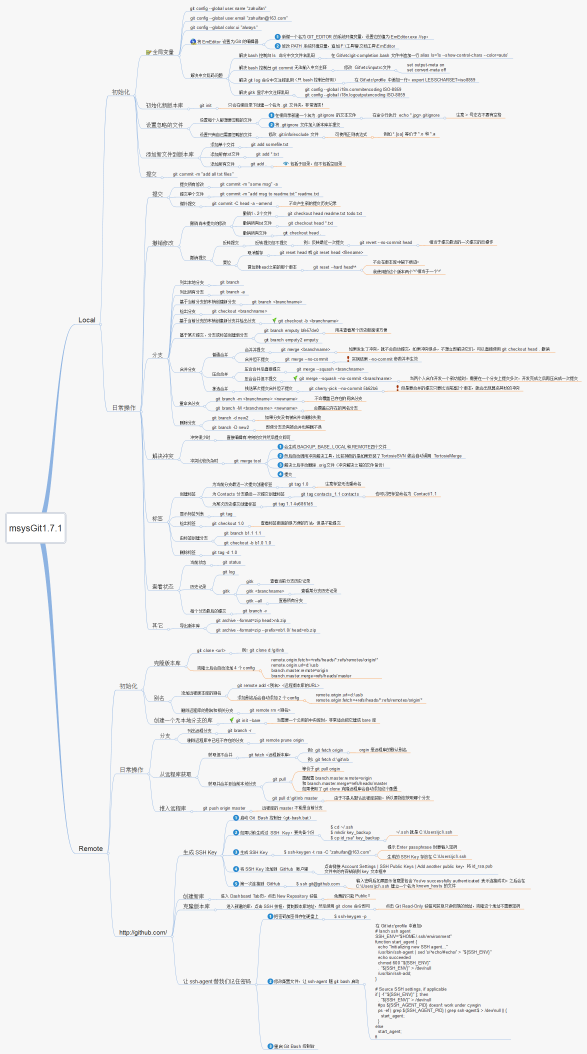
#> input picture git-cmd.png, 1759 x 3162 px (shown at 1/3 size)
$ python triModule.py
#> lines starting #> are read from the running program, lines starting #| are printed output that depends on the picture
#在Python中，安装第三方模块，是通过包管理工具pip完成的
#pip            pip3.4
#一般来说，第三方库都会在Python官方的pypi.python.org网站注册，要安装一个第三方库，必须先知道该库的名称，可以在官网或者pypi上搜索，比如Pillow的名称叫Pillow，因此，安装Pillow的命令就是：sudo pip3.4 install Pillow
from PIL import Image
im = Image.open('git-cmd.png')
#> im is the input picture: PIL image 1759x3162 RGBA; mean R, G, B, A 241.2, 241.5, 241.9, 255
print(im.format,im.size,im.mode)
#| PNG (1759, 3162) RGBA
im.thumbnail((200,100))
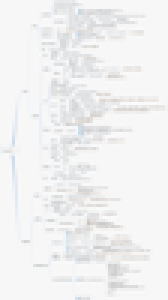
#> im: PIL image 56x100 RGBA (shown 3 times larger); mean R, G, B, A 241.2, 241.4, 241.8, 255
im.save('git_cmd.jpg','JPEG')
###################模块搜索路径###################################
#1.默认情况下，Python解释器会搜索当前目录，所有已安装的内置模块和第三方模块
#搜索路径存放在sys模块的path变量中
import sys
print(sys.path)
#################添加自己的搜索目录有两种方法###################
#1.直接修改sys.path，添加要搜索目录：sys.path.append('path')
#这种方法是在运行时修改，运行结束后失效
#2.第二种方法是设置环境变量PYTHONPATH，该环境变量的内容被自动添加到模块搜索路径中。设置方式与设置Path环境变量类似。
# export PYTHONPATH=$PYTHONPATH:/home/lxc/software/program/python
